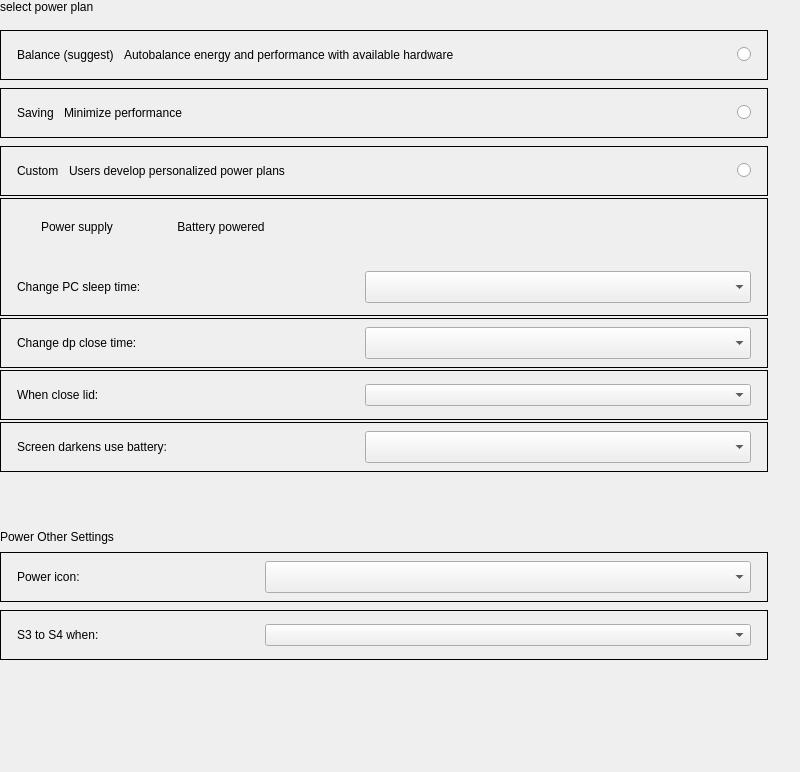
<?xml version="1.0" encoding="UTF-8"?>
<ui version="4.0">
 <class>Power</class>
 <widget class="QWidget" name="Power">
  <property name="geometry">
   <rect>
    <x>0</x>
    <y>0</y>
    <width>800</width>
    <height>772</height>
   </rect>
  </property>
  <property name="minimumSize">
   <size>
    <width>0</width>
    <height>0</height>
   </size>
  </property>
  <property name="maximumSize">
   <size>
    <width>16777215</width>
    <height>16777215</height>
   </size>
  </property>
  <property name="windowTitle">
   <string notr="true">Form</string>
  </property>
  <layout class="QVBoxLayout" name="verticalLayout_2">
   <property name="spacing">
    <number>0</number>
   </property>
   <property name="leftMargin">
    <number>0</number>
   </property>
   <property name="topMargin">
    <number>0</number>
   </property>
   <property name="rightMargin">
    <number>32</number>
   </property>
   <property name="bottomMargin">
    <number>48</number>
   </property>
   <item>
    <widget class="QWidget" name="widget" native="true">
     <property name="minimumSize">
      <size>
       <width>550</width>
       <height>0</height>
      </size>
     </property>
     <property name="maximumSize">
      <size>
       <width>960</width>
       <height>16777215</height>
      </size>
     </property>
     <layout class="QVBoxLayout" name="verticalLayout_4">
      <property name="spacing">
       <number>0</number>
      </property>
      <property name="leftMargin">
       <number>0</number>
      </property>
      <property name="topMargin">
       <number>0</number>
      </property>
      <property name="rightMargin">
       <number>0</number>
      </property>
      <property name="bottomMargin">
       <number>0</number>
      </property>
      <item>
       <layout class="QVBoxLayout" name="verticalLayout">
        <property name="spacing">
         <number>8</number>
        </property>
        <property name="bottomMargin">
         <number>20</number>
        </property>
        <item>
         <widget class="QLabel" name="titleLabel">
          <property name="sizePolicy">
           <sizepolicy hsizetype="Fixed" vsizetype="Fixed">
            <horstretch>0</horstretch>
            <verstretch>0</verstretch>
           </sizepolicy>
          </property>
          <property name="text">
           <string>select power plan</string>
          </property>
          <property name="scaledContents">
           <bool>true</bool>
          </property>
         </widget>
        </item>
        <item>
         <spacer name="verticalSpacer">
          <property name="orientation">
           <enum>Qt::Vertical</enum>
          </property>
          <property name="sizeType">
           <enum>QSizePolicy::Fixed</enum>
          </property>
          <property name="sizeHint" stdset="0">
           <size>
            <width>20</width>
            <height>8</height>
           </size>
          </property>
         </spacer>
        </item>
        <item>
         <widget class="QFrame" name="balanceFrame">
          <property name="minimumSize">
           <size>
            <width>0</width>
            <height>50</height>
           </size>
          </property>
          <property name="maximumSize">
           <size>
            <width>16777215</width>
            <height>50</height>
           </size>
          </property>
          <property name="frameShape">
           <enum>QFrame::Box</enum>
          </property>
          <layout class="QHBoxLayout" name="horizontalLayout_2">
           <property name="spacing">
            <number>0</number>
           </property>
           <property name="leftMargin">
            <number>0</number>
           </property>
           <property name="topMargin">
            <number>0</number>
           </property>
           <property name="rightMargin">
            <number>0</number>
           </property>
           <property name="bottomMargin">
            <number>0</number>
           </property>
           <item>
            <layout class="QHBoxLayout" name="horizontalLayout">
             <property name="spacing">
              <number>10</number>
             </property>
             <property name="leftMargin">
              <number>16</number>
             </property>
             <property name="rightMargin">
              <number>16</number>
             </property>
             <item>
              <widget class="QLabel" name="balanceLabel">
               <property name="sizePolicy">
                <sizepolicy hsizetype="Fixed" vsizetype="Fixed">
                 <horstretch>0</horstretch>
                 <verstretch>0</verstretch>
                </sizepolicy>
               </property>
               <property name="text">
                <string>Balance (suggest)</string>
               </property>
               <property name="scaledContents">
                <bool>true</bool>
               </property>
              </widget>
             </item>
             <item>
              <widget class="QLabel" name="label_3">
               <property name="sizePolicy">
                <sizepolicy hsizetype="Fixed" vsizetype="Fixed">
                 <horstretch>0</horstretch>
                 <verstretch>0</verstretch>
                </sizepolicy>
               </property>
               <property name="text">
                <string>Autobalance energy and performance with available hardware</string>
               </property>
               <property name="scaledContents">
                <bool>true</bool>
               </property>
              </widget>
             </item>
             <item>
              <spacer name="horizontalSpacer_4">
               <property name="orientation">
                <enum>Qt::Horizontal</enum>
               </property>
               <property name="sizeHint" stdset="0">
                <size>
                 <width>40</width>
                 <height>20</height>
                </size>
               </property>
              </spacer>
             </item>
             <item>
              <widget class="QRadioButton" name="balanceRadioBtn">
               <property name="sizePolicy">
                <sizepolicy hsizetype="Fixed" vsizetype="Fixed">
                 <horstretch>0</horstretch>
                 <verstretch>0</verstretch>
                </sizepolicy>
               </property>
               <property name="text">
                <string/>
               </property>
               <attribute name="buttonGroup">
                <string notr="true">powerModeBtnGroup</string>
               </attribute>
              </widget>
             </item>
            </layout>
           </item>
          </layout>
         </widget>
        </item>
        <item>
         <widget class="QFrame" name="savingFrame">
          <property name="minimumSize">
           <size>
            <width>0</width>
            <height>50</height>
           </size>
          </property>
          <property name="maximumSize">
           <size>
            <width>16777215</width>
            <height>50</height>
           </size>
          </property>
          <property name="frameShape">
           <enum>QFrame::Box</enum>
          </property>
          <layout class="QHBoxLayout" name="horizontalLayout_4">
           <property name="spacing">
            <number>0</number>
           </property>
           <property name="leftMargin">
            <number>0</number>
           </property>
           <property name="topMargin">
            <number>0</number>
           </property>
           <property name="rightMargin">
            <number>0</number>
           </property>
           <property name="bottomMargin">
            <number>0</number>
           </property>
           <item>
            <layout class="QHBoxLayout" name="horizontalLayout_3">
             <property name="spacing">
              <number>10</number>
             </property>
             <property name="leftMargin">
              <number>16</number>
             </property>
             <property name="rightMargin">
              <number>16</number>
             </property>
             <item>
              <widget class="QLabel" name="saveLabel">
               <property name="sizePolicy">
                <sizepolicy hsizetype="Fixed" vsizetype="Fixed">
                 <horstretch>0</horstretch>
                 <verstretch>0</verstretch>
                </sizepolicy>
               </property>
               <property name="text">
                <string>Saving</string>
               </property>
               <property name="scaledContents">
                <bool>true</bool>
               </property>
              </widget>
             </item>
             <item>
              <widget class="QLabel" name="label_5">
               <property name="sizePolicy">
                <sizepolicy hsizetype="Fixed" vsizetype="Fixed">
                 <horstretch>0</horstretch>
                 <verstretch>0</verstretch>
                </sizepolicy>
               </property>
               <property name="text">
                <string>Minimize performance</string>
               </property>
               <property name="scaledContents">
                <bool>true</bool>
               </property>
              </widget>
             </item>
             <item>
              <spacer name="horizontalSpacer_5">
               <property name="orientation">
                <enum>Qt::Horizontal</enum>
               </property>
               <property name="sizeHint" stdset="0">
                <size>
                 <width>40</width>
                 <height>20</height>
                </size>
               </property>
              </spacer>
             </item>
             <item>
              <widget class="QRadioButton" name="savingRadioBtn">
               <property name="sizePolicy">
                <sizepolicy hsizetype="Fixed" vsizetype="Fixed">
                 <horstretch>0</horstretch>
                 <verstretch>0</verstretch>
                </sizepolicy>
               </property>
               <property name="text">
                <string/>
               </property>
               <attribute name="buttonGroup">
                <string notr="true">powerModeBtnGroup</string>
               </attribute>
              </widget>
             </item>
            </layout>
           </item>
          </layout>
         </widget>
        </item>
        <item>
         <layout class="QVBoxLayout" name="verticalLayout_5">
          <property name="spacing">
           <number>2</number>
          </property>
          <property name="bottomMargin">
           <number>10</number>
          </property>
          <item>
           <widget class="QFrame" name="customFrame">
            <property name="minimumSize">
             <size>
              <width>0</width>
              <height>50</height>
             </size>
            </property>
            <property name="maximumSize">
             <size>
              <width>16777215</width>
              <height>50</height>
             </size>
            </property>
            <property name="frameShape">
             <enum>QFrame::Box</enum>
            </property>
            <layout class="QHBoxLayout" name="horizontalLayout_6">
             <property name="spacing">
              <number>0</number>
             </property>
             <property name="leftMargin">
              <number>0</number>
             </property>
             <property name="topMargin">
              <number>0</number>
             </property>
             <property name="rightMargin">
              <number>0</number>
             </property>
             <property name="bottomMargin">
              <number>0</number>
             </property>
             <item>
              <layout class="QHBoxLayout" name="horizontalLayout_5">
               <property name="spacing">
                <number>10</number>
               </property>
               <property name="leftMargin">
                <number>16</number>
               </property>
               <property name="rightMargin">
                <number>16</number>
               </property>
               <item>
                <widget class="QLabel" name="customLabel">
                 <property name="sizePolicy">
                  <sizepolicy hsizetype="Fixed" vsizetype="Fixed">
                   <horstretch>0</horstretch>
                   <verstretch>0</verstretch>
                  </sizepolicy>
                 </property>
                 <property name="text">
                  <string>Custom</string>
                 </property>
                 <property name="scaledContents">
                  <bool>true</bool>
                 </property>
                </widget>
               </item>
               <item>
                <widget class="QLabel" name="label_7">
                 <property name="sizePolicy">
                  <sizepolicy hsizetype="Fixed" vsizetype="Fixed">
                   <horstretch>0</horstretch>
                   <verstretch>0</verstretch>
                  </sizepolicy>
                 </property>
                 <property name="text">
                  <string>Users develop personalized power plans</string>
                 </property>
                 <property name="scaledContents">
                  <bool>true</bool>
                 </property>
                </widget>
               </item>
               <item>
                <spacer name="horizontalSpacer_6">
                 <property name="orientation">
                  <enum>Qt::Horizontal</enum>
                 </property>
                 <property name="sizeHint" stdset="0">
                  <size>
                   <width>40</width>
                   <height>20</height>
                  </size>
                 </property>
                </spacer>
               </item>
               <item>
                <widget class="QRadioButton" name="custdomRadioBtn">
                 <property name="sizePolicy">
                  <sizepolicy hsizetype="Fixed" vsizetype="Fixed">
                   <horstretch>0</horstretch>
                   <verstretch>0</verstretch>
                  </sizepolicy>
                 </property>
                 <property name="text">
                  <string/>
                 </property>
                 <attribute name="buttonGroup">
                  <string notr="true">powerModeBtnGroup</string>
                 </attribute>
                </widget>
               </item>
              </layout>
             </item>
            </layout>
           </widget>
          </item>
          <item>
           <widget class="QFrame" name="custom1Frame">
            <property name="minimumSize">
             <size>
              <width>0</width>
              <height>118</height>
             </size>
            </property>
            <property name="maximumSize">
             <size>
              <width>16777215</width>
              <height>118</height>
             </size>
            </property>
            <property name="frameShape">
             <enum>QFrame::Box</enum>
            </property>
            <layout class="QVBoxLayout" name="verticalLayout_3">
             <property name="spacing">
              <number>16</number>
             </property>
             <property name="leftMargin">
              <number>0</number>
             </property>
             <property name="topMargin">
              <number>0</number>
             </property>
             <property name="rightMargin">
              <number>0</number>
             </property>
             <property name="bottomMargin">
              <number>0</number>
             </property>
             <item>
              <layout class="QHBoxLayout" name="horizontalLayout_7">
               <property name="spacing">
                <number>24</number>
               </property>
               <property name="leftMargin">
                <number>16</number>
               </property>
               <property name="rightMargin">
                <number>16</number>
               </property>
               <item>
                <widget class="QPushButton" name="acBtn">
                 <property name="sizePolicy">
                  <sizepolicy hsizetype="Fixed" vsizetype="Fixed">
                   <horstretch>0</horstretch>
                   <verstretch>0</verstretch>
                  </sizepolicy>
                 </property>
                 <property name="minimumSize">
                  <size>
                   <width>120</width>
                   <height>36</height>
                  </size>
                 </property>
                 <property name="maximumSize">
                  <size>
                   <width>120</width>
                   <height>36</height>
                  </size>
                 </property>
                 <property name="text">
                  <string>Power supply</string>
                 </property>
                 <property name="checkable">
                  <bool>true</bool>
                 </property>
                 <property name="flat">
                  <bool>true</bool>
                 </property>
                 <attribute name="buttonGroup">
                  <string notr="true">powerTypeBtnGroup</string>
                 </attribute>
                </widget>
               </item>
               <item>
                <widget class="QPushButton" name="batteryBtn">
                 <property name="sizePolicy">
                  <sizepolicy hsizetype="Fixed" vsizetype="Fixed">
                   <horstretch>0</horstretch>
                   <verstretch>0</verstretch>
                  </sizepolicy>
                 </property>
                 <property name="minimumSize">
                  <size>
                   <width>120</width>
                   <height>36</height>
                  </size>
                 </property>
                 <property name="maximumSize">
                  <size>
                   <width>120</width>
                   <height>36</height>
                  </size>
                 </property>
                 <property name="text">
                  <string>Battery powered</string>
                 </property>
                 <property name="checkable">
                  <bool>true</bool>
                 </property>
                 <property name="flat">
                  <bool>true</bool>
                 </property>
                 <attribute name="buttonGroup">
                  <string notr="true">powerTypeBtnGroup</string>
                 </attribute>
                </widget>
               </item>
               <item>
                <spacer name="horizontalSpacer">
                 <property name="orientation">
                  <enum>Qt::Horizontal</enum>
                 </property>
                 <property name="sizeHint" stdset="0">
                  <size>
                   <width>40</width>
                   <height>20</height>
                  </size>
                 </property>
                </spacer>
               </item>
              </layout>
             </item>
             <item>
              <layout class="QHBoxLayout" name="horizontalLayout_8">
               <property name="spacing">
                <number>48</number>
               </property>
               <property name="leftMargin">
                <number>16</number>
               </property>
               <property name="rightMargin">
                <number>16</number>
               </property>
               <item>
                <widget class="QLabel" name="label_8">
                 <property name="sizePolicy">
                  <sizepolicy hsizetype="Fixed" vsizetype="Fixed">
                   <horstretch>0</horstretch>
                   <verstretch>0</verstretch>
                  </sizepolicy>
                 </property>
                 <property name="minimumSize">
                  <size>
                   <width>300</width>
                   <height>0</height>
                  </size>
                 </property>
                 <property name="maximumSize">
                  <size>
                   <width>16777215</width>
                   <height>16777215</height>
                  </size>
                 </property>
                 <property name="text">
                  <string>Change PC sleep time:</string>
                 </property>
                 <property name="scaledContents">
                  <bool>false</bool>
                 </property>
                </widget>
               </item>
               <item>
                <widget class="QComboBox" name="sleepComboBox">
                 <property name="sizePolicy">
                  <sizepolicy hsizetype="Minimum" vsizetype="Fixed">
                   <horstretch>0</horstretch>
                   <verstretch>0</verstretch>
                  </sizepolicy>
                 </property>
                 <property name="minimumSize">
                  <size>
                   <width>0</width>
                   <height>0</height>
                  </size>
                 </property>
                 <property name="maximumSize">
                  <size>
                   <width>16777215</width>
                   <height>32</height>
                  </size>
                 </property>
                 <property name="styleSheet">
                  <string notr="true"/>
                 </property>
                </widget>
               </item>
              </layout>
             </item>
            </layout>
           </widget>
          </item>
          <item>
           <widget class="QFrame" name="custom2Frame">
            <property name="minimumSize">
             <size>
              <width>0</width>
              <height>50</height>
             </size>
            </property>
            <property name="maximumSize">
             <size>
              <width>16777215</width>
              <height>50</height>
             </size>
            </property>
            <property name="frameShape">
             <enum>QFrame::Box</enum>
            </property>
            <layout class="QHBoxLayout" name="horizontalLayout_10">
             <property name="spacing">
              <number>0</number>
             </property>
             <property name="leftMargin">
              <number>0</number>
             </property>
             <property name="topMargin">
              <number>0</number>
             </property>
             <property name="rightMargin">
              <number>0</number>
             </property>
             <property name="bottomMargin">
              <number>0</number>
             </property>
             <item>
              <layout class="QHBoxLayout" name="horizontalLayout_9">
               <property name="spacing">
                <number>48</number>
               </property>
               <property name="leftMargin">
                <number>16</number>
               </property>
               <property name="rightMargin">
                <number>16</number>
               </property>
               <item>
                <widget class="QLabel" name="label_9">
                 <property name="sizePolicy">
                  <sizepolicy hsizetype="Fixed" vsizetype="Fixed">
                   <horstretch>0</horstretch>
                   <verstretch>0</verstretch>
                  </sizepolicy>
                 </property>
                 <property name="minimumSize">
                  <size>
                   <width>300</width>
                   <height>0</height>
                  </size>
                 </property>
                 <property name="maximumSize">
                  <size>
                   <width>300</width>
                   <height>16777215</height>
                  </size>
                 </property>
                 <property name="text">
                  <string>Change dp close time:</string>
                 </property>
                 <property name="scaledContents">
                  <bool>false</bool>
                 </property>
                </widget>
               </item>
               <item>
                <widget class="QComboBox" name="closeComboBox">
                 <property name="sizePolicy">
                  <sizepolicy hsizetype="Minimum" vsizetype="Fixed">
                   <horstretch>0</horstretch>
                   <verstretch>0</verstretch>
                  </sizepolicy>
                 </property>
                 <property name="minimumSize">
                  <size>
                   <width>0</width>
                   <height>0</height>
                  </size>
                 </property>
                 <property name="maximumSize">
                  <size>
                   <width>16777215</width>
                   <height>32</height>
                  </size>
                 </property>
                 <property name="styleSheet">
                  <string notr="true"/>
                 </property>
                </widget>
               </item>
              </layout>
             </item>
            </layout>
           </widget>
          </item>
          <item>
           <widget class="QFrame" name="closeLidFrame">
            <property name="minimumSize">
             <size>
              <width>0</width>
              <height>50</height>
             </size>
            </property>
            <property name="maximumSize">
             <size>
              <width>16777215</width>
              <height>50</height>
             </size>
            </property>
            <property name="frameShape">
             <enum>QFrame::Box</enum>
            </property>
            <property name="frameShadow">
             <enum>QFrame::Plain</enum>
            </property>
            <layout class="QHBoxLayout" name="horizontalLayout_18">
             <property name="spacing">
              <number>0</number>
             </property>
             <property name="leftMargin">
              <number>0</number>
             </property>
             <property name="topMargin">
              <number>0</number>
             </property>
             <property name="rightMargin">
              <number>0</number>
             </property>
             <property name="bottomMargin">
              <number>0</number>
             </property>
             <item>
              <layout class="QHBoxLayout" name="horizontalLayout_17">
               <property name="spacing">
                <number>48</number>
               </property>
               <property name="leftMargin">
                <number>16</number>
               </property>
               <property name="rightMargin">
                <number>16</number>
               </property>
               <item>
                <widget class="QLabel" name="label_12">
                 <property name="sizePolicy">
                  <sizepolicy hsizetype="Fixed" vsizetype="Fixed">
                   <horstretch>0</horstretch>
                   <verstretch>0</verstretch>
                  </sizepolicy>
                 </property>
                 <property name="minimumSize">
                  <size>
                   <width>300</width>
                   <height>0</height>
                  </size>
                 </property>
                 <property name="maximumSize">
                  <size>
                   <width>200</width>
                   <height>16777215</height>
                  </size>
                 </property>
                 <property name="text">
                  <string>When close lid:</string>
                 </property>
                </widget>
               </item>
               <item>
                <widget class="QComboBox" name="closeLidCombo"/>
               </item>
              </layout>
             </item>
            </layout>
           </widget>
          </item>
          <item>
           <widget class="QFrame" name="darkenFrame">
            <property name="minimumSize">
             <size>
              <width>0</width>
              <height>50</height>
             </size>
            </property>
            <property name="maximumSize">
             <size>
              <width>16777215</width>
              <height>50</height>
             </size>
            </property>
            <property name="frameShape">
             <enum>QFrame::Box</enum>
            </property>
            <property name="frameShadow">
             <enum>QFrame::Plain</enum>
            </property>
            <layout class="QHBoxLayout" name="horizontalLayout_14">
             <property name="spacing">
              <number>0</number>
             </property>
             <property name="leftMargin">
              <number>0</number>
             </property>
             <property name="topMargin">
              <number>0</number>
             </property>
             <property name="rightMargin">
              <number>0</number>
             </property>
             <property name="bottomMargin">
              <number>0</number>
             </property>
             <item>
              <layout class="QHBoxLayout" name="horizontalLayout_11">
               <property name="spacing">
                <number>48</number>
               </property>
               <property name="leftMargin">
                <number>16</number>
               </property>
               <property name="rightMargin">
                <number>16</number>
               </property>
               <item>
                <widget class="QLabel" name="label_10">
                 <property name="sizePolicy">
                  <sizepolicy hsizetype="Fixed" vsizetype="Fixed">
                   <horstretch>0</horstretch>
                   <verstretch>0</verstretch>
                  </sizepolicy>
                 </property>
                 <property name="minimumSize">
                  <size>
                   <width>300</width>
                   <height>0</height>
                  </size>
                 </property>
                 <property name="maximumSize">
                  <size>
                   <width>200</width>
                   <height>16777215</height>
                  </size>
                 </property>
                 <property name="text">
                  <string>Screen darkens use battery:</string>
                 </property>
                </widget>
               </item>
               <item>
                <widget class="QComboBox" name="darkenCombo">
                 <property name="minimumSize">
                  <size>
                   <width>0</width>
                   <height>32</height>
                  </size>
                 </property>
                 <property name="maximumSize">
                  <size>
                   <width>16777215</width>
                   <height>32</height>
                  </size>
                 </property>
                </widget>
               </item>
              </layout>
             </item>
            </layout>
           </widget>
          </item>
         </layout>
        </item>
        <item>
         <spacer name="verticalSpacer_2">
          <property name="orientation">
           <enum>Qt::Vertical</enum>
          </property>
          <property name="sizeType">
           <enum>QSizePolicy::Fixed</enum>
          </property>
          <property name="sizeHint" stdset="0">
           <size>
            <width>20</width>
            <height>40</height>
           </size>
          </property>
         </spacer>
        </item>
        <item>
         <widget class="QLabel" name="title2Label">
          <property name="sizePolicy">
           <sizepolicy hsizetype="Fixed" vsizetype="Fixed">
            <horstretch>0</horstretch>
            <verstretch>0</verstretch>
           </sizepolicy>
          </property>
          <property name="text">
           <string>Power Other Settings</string>
          </property>
         </widget>
        </item>
        <item>
         <widget class="QFrame" name="iconFrame">
          <property name="minimumSize">
           <size>
            <width>0</width>
            <height>50</height>
           </size>
          </property>
          <property name="maximumSize">
           <size>
            <width>16777215</width>
            <height>50</height>
           </size>
          </property>
          <property name="frameShape">
           <enum>QFrame::Box</enum>
          </property>
          <layout class="QHBoxLayout" name="horizontalLayout_13">
           <property name="spacing">
            <number>0</number>
           </property>
           <property name="leftMargin">
            <number>0</number>
           </property>
           <property name="topMargin">
            <number>0</number>
           </property>
           <property name="rightMargin">
            <number>0</number>
           </property>
           <property name="bottomMargin">
            <number>0</number>
           </property>
           <item>
            <layout class="QHBoxLayout" name="horizontalLayout_12">
             <property name="spacing">
              <number>48</number>
             </property>
             <property name="leftMargin">
              <number>16</number>
             </property>
             <property name="rightMargin">
              <number>16</number>
             </property>
             <item>
              <widget class="QLabel" name="label">
               <property name="sizePolicy">
                <sizepolicy hsizetype="Fixed" vsizetype="Fixed">
                 <horstretch>0</horstretch>
                 <verstretch>0</verstretch>
                </sizepolicy>
               </property>
               <property name="minimumSize">
                <size>
                 <width>200</width>
                 <height>0</height>
                </size>
               </property>
               <property name="maximumSize">
                <size>
                 <width>200</width>
                 <height>16777215</height>
                </size>
               </property>
               <property name="text">
                <string>Power icon:</string>
               </property>
              </widget>
             </item>
             <item>
              <widget class="QComboBox" name="iconComboBox">
               <property name="minimumSize">
                <size>
                 <width>0</width>
                 <height>0</height>
                </size>
               </property>
               <property name="maximumSize">
                <size>
                 <width>16777215</width>
                 <height>32</height>
                </size>
               </property>
               <property name="styleSheet">
                <string notr="true"/>
               </property>
              </widget>
             </item>
            </layout>
           </item>
          </layout>
         </widget>
        </item>
        <item>
         <widget class="QFrame" name="s3Tos4Frame">
          <property name="minimumSize">
           <size>
            <width>0</width>
            <height>50</height>
           </size>
          </property>
          <property name="maximumSize">
           <size>
            <width>16777215</width>
            <height>50</height>
           </size>
          </property>
          <property name="frameShape">
           <enum>QFrame::Box</enum>
          </property>
          <property name="frameShadow">
           <enum>QFrame::Plain</enum>
          </property>
          <layout class="QHBoxLayout" name="horizontalLayout_16">
           <property name="spacing">
            <number>0</number>
           </property>
           <property name="leftMargin">
            <number>0</number>
           </property>
           <property name="topMargin">
            <number>0</number>
           </property>
           <property name="rightMargin">
            <number>0</number>
           </property>
           <property name="bottomMargin">
            <number>0</number>
           </property>
           <item>
            <layout class="QHBoxLayout" name="horizontalLayout_15">
             <property name="spacing">
              <number>48</number>
             </property>
             <property name="leftMargin">
              <number>16</number>
             </property>
             <property name="rightMargin">
              <number>16</number>
             </property>
             <item>
              <widget class="QLabel" name="label_11">
               <property name="sizePolicy">
                <sizepolicy hsizetype="Fixed" vsizetype="Fixed">
                 <horstretch>0</horstretch>
                 <verstretch>0</verstretch>
                </sizepolicy>
               </property>
               <property name="minimumSize">
                <size>
                 <width>200</width>
                 <height>0</height>
                </size>
               </property>
               <property name="maximumSize">
                <size>
                 <width>200</width>
                 <height>16777215</height>
                </size>
               </property>
               <property name="frameShape">
                <enum>QFrame::NoFrame</enum>
               </property>
               <property name="text">
                <string>S3 to S4 when:</string>
               </property>
              </widget>
             </item>
             <item>
              <widget class="QComboBox" name="comboBox"/>
             </item>
            </layout>
           </item>
          </layout>
         </widget>
        </item>
        <item>
         <spacer name="verticalSpacer_3">
          <property name="orientation">
           <enum>Qt::Vertical</enum>
          </property>
          <property name="sizeHint" stdset="0">
           <size>
            <width>20</width>
            <height>40</height>
           </size>
          </property>
         </spacer>
        </item>
       </layout>
      </item>
     </layout>
    </widget>
   </item>
  </layout>
 </widget>
 <resources/>
 <connections/>
 <buttongroups>
  <buttongroup name="powerTypeBtnGroup"/>
  <buttongroup name="powerModeBtnGroup"/>
 </buttongroups>
</ui>
